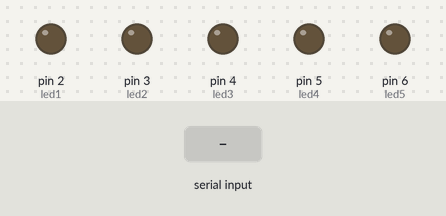
Bench run of a sketch on a simulated Arduino Uno, built with avr-gcc and run on an emulated ATmega328P. Shown: output pins drawn as LEDs (lit = HIGH). The inputs (shaded band) are chosen by the test bench.

Above: at 1.2 s.
1.3 s: "1" received over Serial
At 2.0 s:
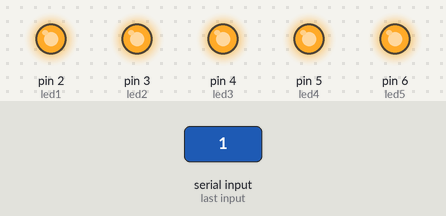
2.8 s: "3" received over Serial
At 3.2 s:
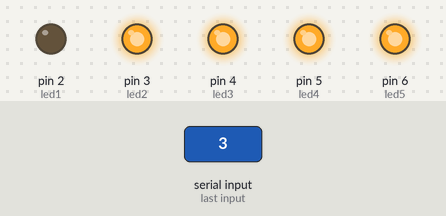
4.3 s: "4" received over Serial
At 5.5 s:
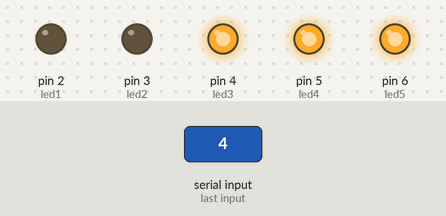
5.8 s: "5" received over Serial
At 6.7 s:
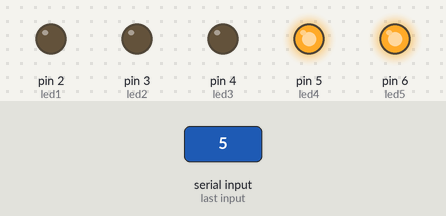
7.3 s: "6" received over Serial
At 7.8 s:
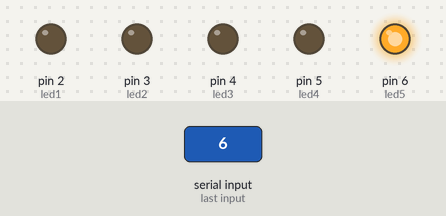
8.8 s: "2" received over Serial
At 10.1 s:
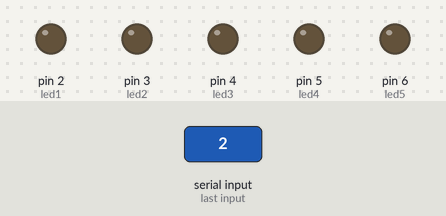
Timing chart, 0 to 11.3 s (numbered marks = the images above; inputs shaded):
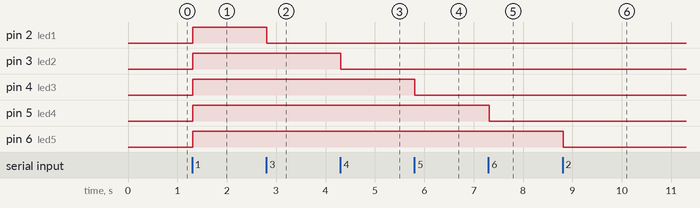

The sketch:

Projekt.ino
```cpp
int command;


int
led1 = 2, //Connect LED 1 To Pin #2 Head
led2 = 3, //Connect LED 2 To Pin #3 Right Arm
led3 = 4, //Connect LED 3 To Pin #4 Right Leg
led4 = 5, //Connect LED 4 To Pin #5 Left Leg
led5 = 6; //Connect LED 5 To Pin #6 Left Arm


//--------------------------Call A Function-------------------------------//
void allon() {
  digitalWrite(led1, HIGH);
  digitalWrite(led2, HIGH);
  digitalWrite(led3, HIGH);
  digitalWrite(led4, HIGH);
  digitalWrite(led5, HIGH);
}
void alloff() {
  digitalWrite(led1, LOW);
  digitalWrite(led2, LOW);
  digitalWrite(led3, LOW);
  digitalWrite(led4, LOW);
  digitalWrite(led5, LOW);
}
//-----------------------------------------------------------------------//
void setup() {
  Serial.begin(9600);
  pinMode(led1, OUTPUT);
  pinMode(led2, OUTPUT);
  pinMode(led3, OUTPUT);
  pinMode(led4, OUTPUT);
  pinMode(led5, OUTPUT);
  digitalWrite(led1, LOW);
  digitalWrite(led2, LOW);
  digitalWrite(led3, LOW);
  digitalWrite(led4, LOW);
  digitalWrite(led5, LOW);
}
//-----------------------------------------------------------------------//
void loop() {
  Serial.flush();
  if(Serial.available()) { //Check if there is an available byte to read
    while(1){
      delay(10);
      command = Serial.read(); //Conduct a serial read
      break;
      }

  }
  if(command == '1'){
    allon();
  }
  else if(command == '2'){
    alloff();
  }
  else if(command == '3'){
    if (digitalRead(led1) == LOW) {
        digitalWrite(led1, HIGH);
      }
      else{
        digitalWrite(led1, LOW);
      }
  }
  else if(command == '4'){
    if (digitalRead(led2) == LOW) {
        digitalWrite(led2, HIGH);
      }
      else{
        digitalWrite(led2, LOW);
      }
  }
  else if(command == '5'){
    if (digitalRead(led3) == LOW) {
        digitalWrite(led3, HIGH);
      }
      else{
        digitalWrite(led3, LOW);
      }
  }
  else if(command == '6'){
    if (digitalRead(led4) == LOW) {
        digitalWrite(led4, HIGH);
      }
      else{
        digitalWrite(led4, LOW);
      }
  }
  else if(command == '7'){
    if (digitalRead(led5) == LOW) {
        digitalWrite(led5, HIGH);
      }
      else{
        digitalWrite(led5, LOW);
      }
  }
    command = 0; //Reset the variable after initiating
}
```

Measured:
- after the input at 1.3 s, pin 2 (led1), pin 3 (led2), pin 4 (led3), pin 5 (led4), pin 6 (led5): LOW → HIGH at once
- after the input at 2.8 s, pin 2 (led1): HIGH → LOW at once
- after the input at 4.3 s, pin 3 (led2): HIGH → LOW at once
- after the input at 5.8 s, pin 4 (led3): HIGH → LOW at once
- after the input at 7.3 s, pin 5 (led4): HIGH → LOW at once
- after the input at 8.8 s, pin 6 (led5): HIGH → LOW at once
